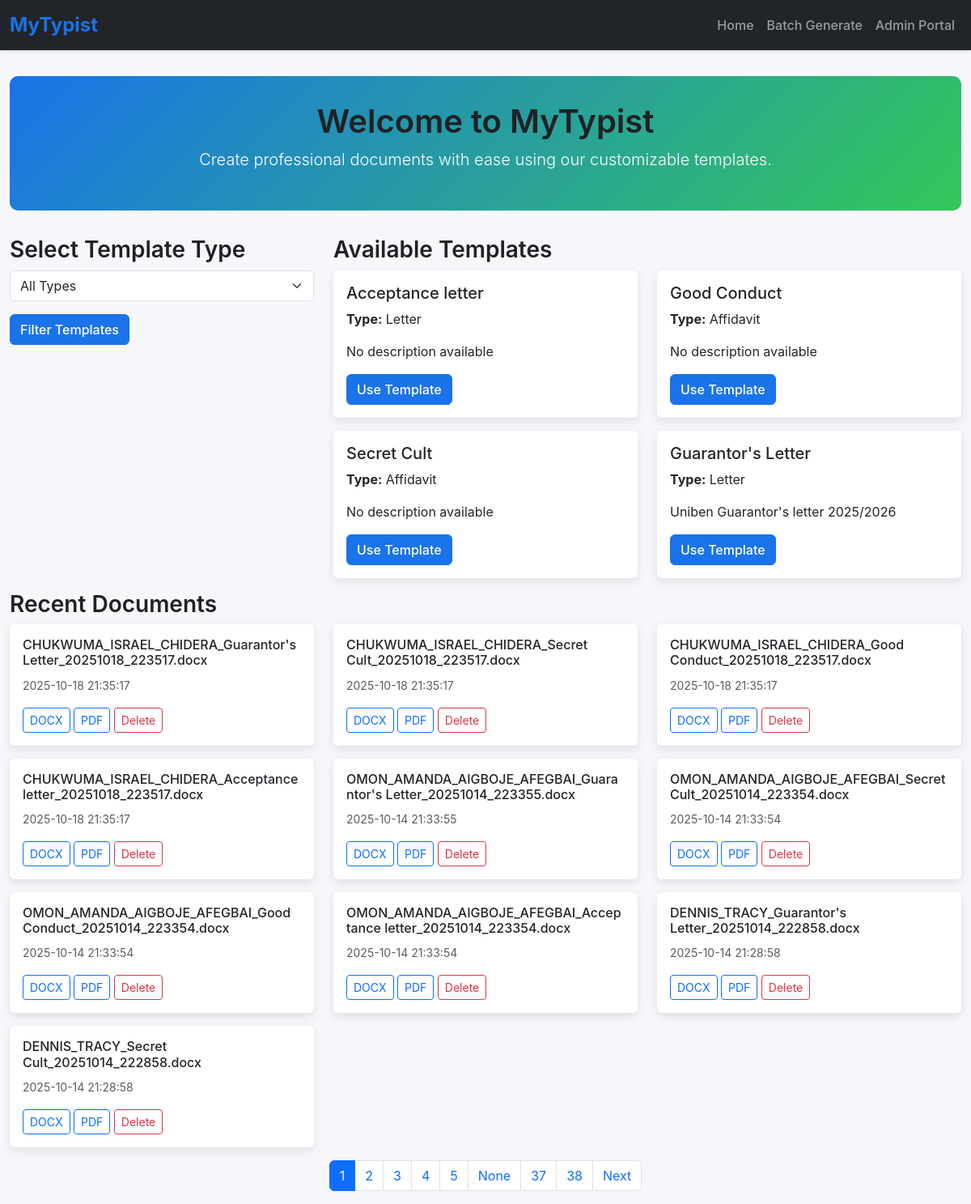
Before: / with the older database file.
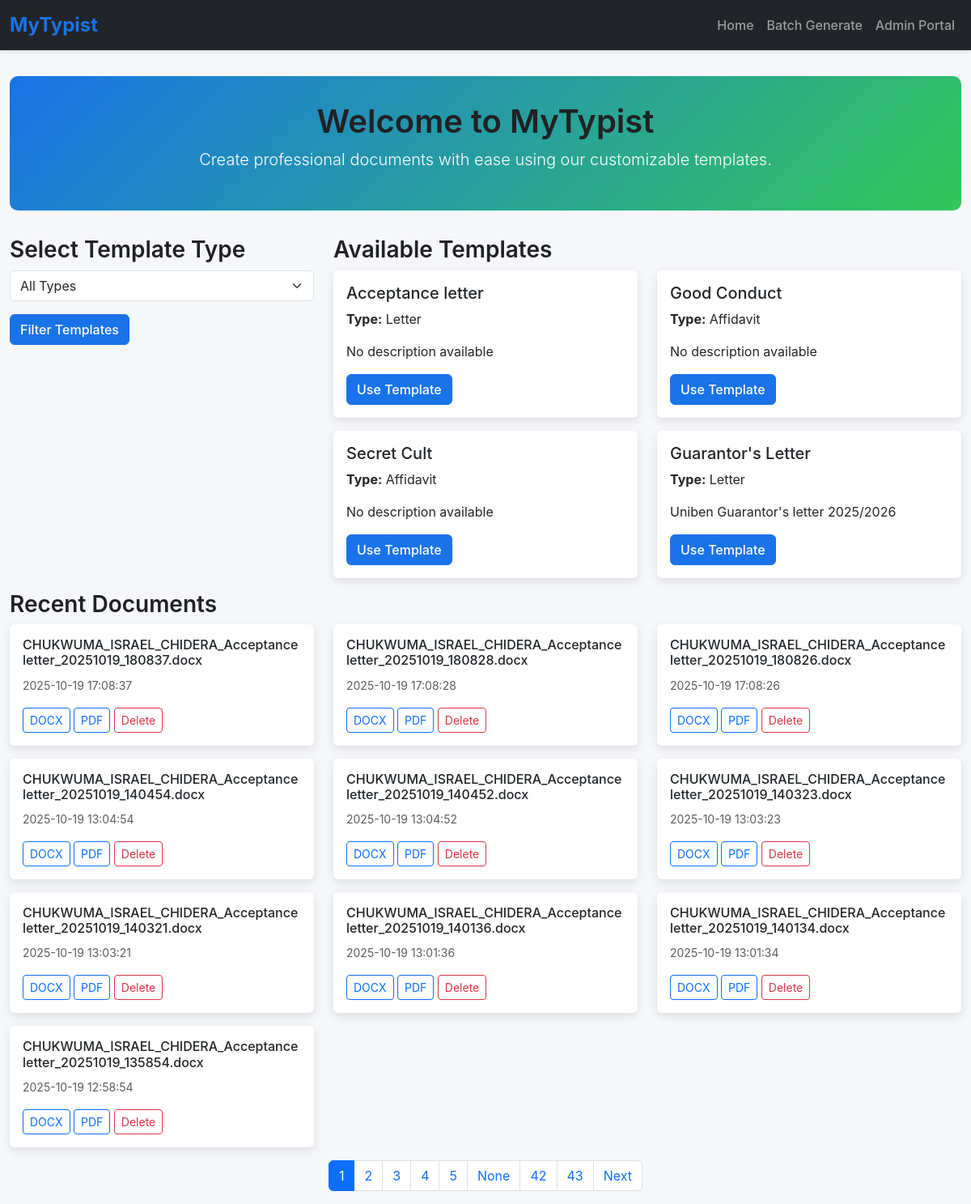
After: the same page with the newer database file.
### app.py (models this page shows)
class Template(db.Model):
    __tablename__ = 'template'
    id = db.Column(db.Integer, primary_key=True)
    name = db.Column(db.String(100), nullable=False)
    type = db.Column(db.String(50), nullable=False)
    file_path = db.Column(db.String(200), nullable=False)
    description = db.Column(db.Text)
    font_family = db.Column(db.String(50), default='Times New Roman')
    font_size = db.Column(db.Integer, default=12)
    margin_top = db.Column(db.Float, default=1.0)
    margin_bottom = db.Column(db.Float, default=1.0)
    margin_left = db.Column(db.Float, default=1.0)
    margin_right = db.Column(db.Float, default=1.0)
    default_line_spacing = db.Column(db.Float, default=1.0)
    is_active = db.Column(db.Boolean, default=True)
    created_at = db.Column(db.DateTime, default=lambda: datetime.now(timezone.utc))
    updated_at = db.Column(db.DateTime, default=lambda: datetime.now(timezone.utc),
                          onupdate=lambda: datetime.now(timezone.utc))
    placeholders = db.relationship('Placeholder', back_populates='template',
                                   cascade="all, delete-orphan")
    created_documents = db.relationship('CreatedDocument', back_populates='template',
                                        cascade="all, delete-orphan")

class CreatedDocument(db.Model):
    __tablename__ = 'created_document'
    id = db.Column(db.Integer, primary_key=True)
    template_id = db.Column(db.Integer, db.ForeignKey('template.id'), nullable=False)
    user_name = db.Column(db.String(100), nullable=False)
    user_email = db.Column(db.String(100))
    file_path = db.Column(db.String(200), nullable=False)
    original_filename = db.Column(db.String(200))
    file_size = db.Column(db.Integer)
    created_at = db.Column(db.DateTime, default=lambda: datetime.now(timezone.utc))
    batch_id = db.Column(db.String(50), nullable=True)
    user_inputs = db.Column(db.Text)  # JSON storage of inputs
    template = db.relationship('Template', back_populates='created_documents')

### app.py (the view)
@app.route('/')
@cache.cached(timeout=30)  # Cache for 30 seconds to improve performance
def index():
    page = request.args.get('page', 1, type=int)
    type_filter = request.args.get('type', '')
    query = Template.query.filter_by(is_active=True)
    if type_filter:
        query = query.filter_by(type=type_filter)
    types = cache.get('template_types')
    if types is None:
        types = [t[0] for t in db.session.query(Template.type).distinct().all()]
        cache.set('template_types', types, timeout=300)  # Cache for 5 minutes
    templates = query.with_entities(Template.id, Template.name, Template.type, Template.description).all()
    recent_docs = CreatedDocument.query.order_by(CreatedDocument.created_at.desc()).paginate(
        page=page, per_page=10, error_out=False
    )
    return render_template('index.html', types=types, templates=templates,
                         recent_docs=recent_docs, page=page, total_pages=recent_docs.pages)

### templates/index.html (shortened to what this page needs)
{% extends 'base.html' %}
{% block content %}
<div class="hero text-center">
    <h1>Welcome to MyTypist</h1>
    <p class="lead">Create professional documents with ease using our customizable templates.</p>
</div>
<div class="row">
    <div class="col-md-4 mb-4">
        <h3>Select Template Type</h3>
        <form method="GET" action="{{ url_for('index') }}">
            <div class="mb-3">
                <select name="type" class="form-select">
                    <option value="">All Types</option>
                </select>
            </div>
            <button type="submit" class="btn btn-primary">Filter Templates</button>
        </form>
    </div>
    <div class="col-md-8">
        <h3>Available Templates</h3>
        {% if templates %}
        <div class="row">
            {% for template in templates %}
            <div class="col-md-6 mb-3">
                <div class="card">
                    <div class="card-body">
                        <h5 class="card-title">{{ template.name }}</h5>
                        <p class="card-text"><strong>Type:</strong> {{ template.type }}</p>
                        <p class="card-text">{{ template.description or 'No description available' }}</p>
                        <a href="{{ url_for('create', template_id=template.id) }}" class="btn btn-primary">Use Template</a>
                    </div>
                </div>
            </div>
            {% endfor %}
        </div>
        {% else %}
        <p>No templates available. Please contact the administrator.</p>
        {% endif %}
    </div>
</div>
<h3>Recent Documents</h3>
{% if recent_docs.items %}
<div class="row">
    {% for doc in recent_docs.items %}
    <div class="col-md-4 mb-3">
        <div class="card">
            <div class="card-body">
                <h6 class="card-title">{{ doc.original_filename }}</h6>
                <p class="card-text"><small class="text-muted">{{ doc.created_at.strftime('%Y-%m-%d %H:%M:%S') }}</small></p>
                <a href="{{ url_for('download', document_id=doc.id, format='docx') }}" class="btn btn-sm btn-outline-primary">DOCX</a>
                <a href="{{ url_for('download', document_id=doc.id, format='pdf') }}" class="btn btn-sm btn-outline-primary">PDF</a>
                <a href="{{ url_for('delete_document', document_id=doc.id) }}" class="btn btn-sm btn-outline-danger">Delete</a>
            </div>
        </div>
    </div>
    {% endfor %}
</div>
{% else %}
<p>No recent documents.</p>
{% endif %}
{% if recent_docs.has_prev or recent_docs.has_next %}
<nav aria-label="Page navigation">
    <ul class="pagination justify-content-center">
        {% for p in recent_docs.iter_pages() %}
        <li class="page-item {% if p == recent_docs.page %}active{% endif %}">
            <a class="page-link" href="{{ url_for('index', page=p) }}">{{ p }}</a>
        </li>
        {% endfor %}
        {% if recent_docs.has_next %}
        <li class="page-item"><a class="page-link" href="{{ url_for('index', page=recent_docs.next_num) }}">Next</a></li>
        {% endif %}
    </ul>
</nav>
{% endif %}
{% endblock %}

Changed rows visible on the page:
no longer on this page (row unchanged): CreatedDocument: original_filename "CHUKWUMA_ISRAEL_CHIDERA_Guarantor's Letter_20251018_223517.docx", created_at "2025-10-18 21:35:17"
no longer on this page (row unchanged): CreatedDocument: original_filename "CHUKWUMA_ISRAEL_CHIDERA_Secret Cult_20251018_223517.docx", created_at "2025-10-18 21:35:17"
no longer on this page (row unchanged): CreatedDocument: original_filename "CHUKWUMA_ISRAEL_CHIDERA_Good Conduct_20251018_223517.docx", created_at "2025-10-18 21:35:17"
no longer on this page (row unchanged): CreatedDocument: original_filename "CHUKWUMA_ISRAEL_CHIDERA_Acceptance letter_20251018_223517.docx", created_at "2025-10-18 21:35:17"
no longer on this page (row unchanged): CreatedDocument: original_filename "OMON_AMANDA_AIGBOJE_AFEGBAI_Guarantor's Letter_20251014_223355.docx", created_at "2025-10-14 21:33:55"
no longer on this page (row unchanged): CreatedDocument: original_filename "OMON_AMANDA_AIGBOJE_AFEGBAI_Secret Cult_20251014_223354.docx", created_at "2025-10-14 21:33:54"
no longer on this page (row unchanged): CreatedDocument: original_filename "OMON_AMANDA_AIGBOJE_AFEGBAI_Good Conduct_20251014_223354.docx", created_at "2025-10-14 21:33:54"
no longer on this page (row unchanged): CreatedDocument: original_filename "OMON_AMANDA_AIGBOJE_AFEGBAI_Acceptance letter_20251014_223354.docx", created_at "2025-10-14 21:33:54"
no longer on this page (row unchanged): CreatedDocument: original_filename "DENNIS_TRACY_Guarantor's Letter_20251014_222858.docx", created_at "2025-10-14 21:28:58"
no longer on this page (row unchanged): CreatedDocument: original_filename "DENNIS_TRACY_Secret Cult_20251014_222858.docx", created_at "2025-10-14 21:28:58"
added CreatedDocument: original_filename "CHUKWUMA_ISRAEL_CHIDERA_Acceptance letter_20251019_180837.docx", created_at "2025-10-19 17:08:37"
added CreatedDocument: original_filename "CHUKWUMA_ISRAEL_CHIDERA_Acceptance letter_20251019_180828.docx", created_at "2025-10-19 17:08:28"
added CreatedDocument: original_filename "CHUKWUMA_ISRAEL_CHIDERA_Acceptance letter_20251019_180826.docx", created_at "2025-10-19 17:08:26"
added CreatedDocument: original_filename "CHUKWUMA_ISRAEL_CHIDERA_Acceptance letter_20251019_140454.docx", created_at "2025-10-19 13:04:54"
added CreatedDocument: original_filename "CHUKWUMA_ISRAEL_CHIDERA_Acceptance letter_20251019_140452.docx", created_at "2025-10-19 13:04:52"
added CreatedDocument: original_filename "CHUKWUMA_ISRAEL_CHIDERA_Acceptance letter_20251019_140323.docx", created_at "2025-10-19 13:03:23"
added CreatedDocument: original_filename "CHUKWUMA_ISRAEL_CHIDERA_Acceptance letter_20251019_140321.docx", created_at "2025-10-19 13:03:21"
added CreatedDocument: original_filename "CHUKWUMA_ISRAEL_CHIDERA_Acceptance letter_20251019_140136.docx", created_at "2025-10-19 13:01:36"
added CreatedDocument: original_filename "CHUKWUMA_ISRAEL_CHIDERA_Acceptance letter_20251019_140134.docx", created_at "2025-10-19 13:01:34"
added CreatedDocument: original_filename "CHUKWUMA_ISRAEL_CHIDERA_Acceptance letter_20251019_135854.docx", created_at "2025-10-19 12:58:54"
Other visible differences:
new list line: "42"
new list line: "43"
list line gone: "37"
list line gone: "38"
